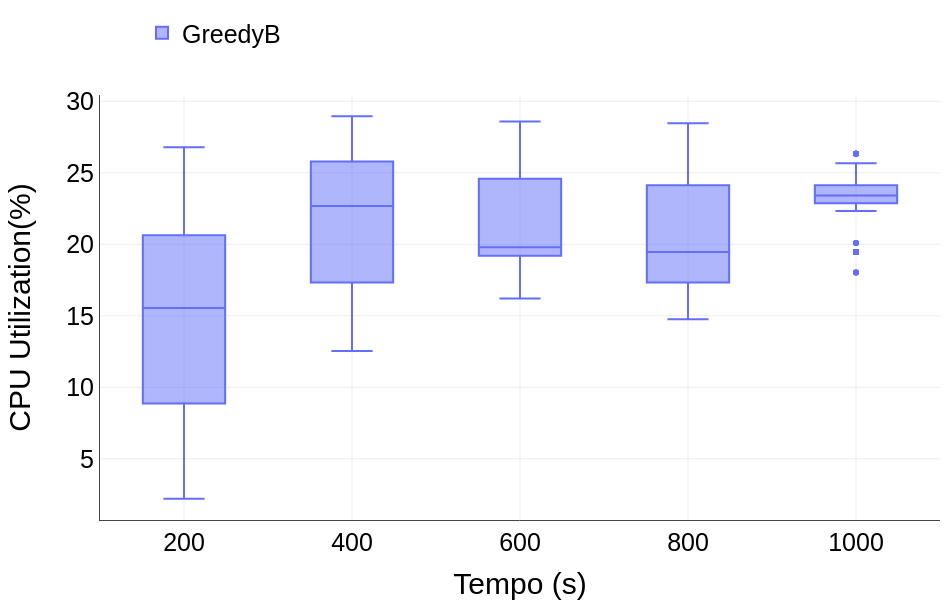
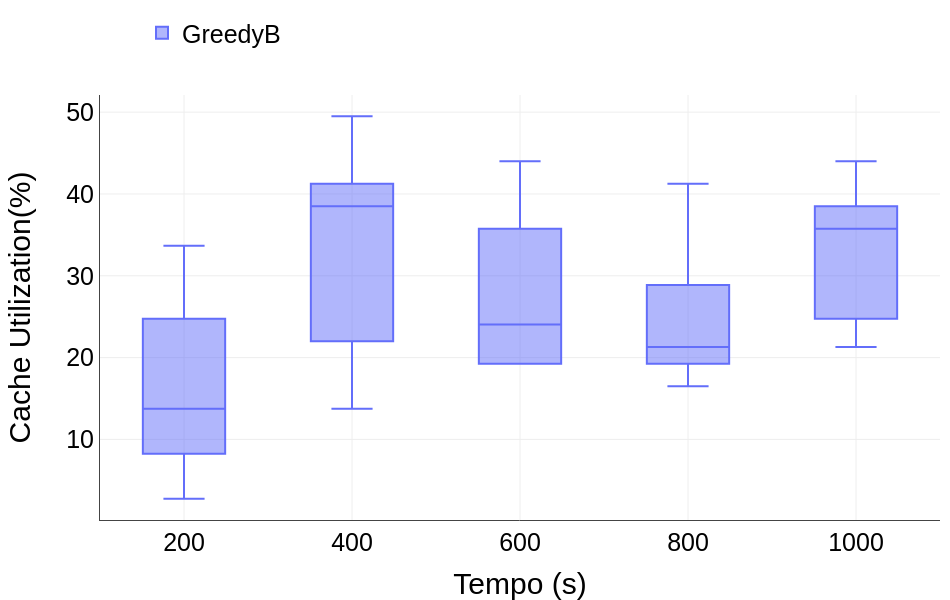
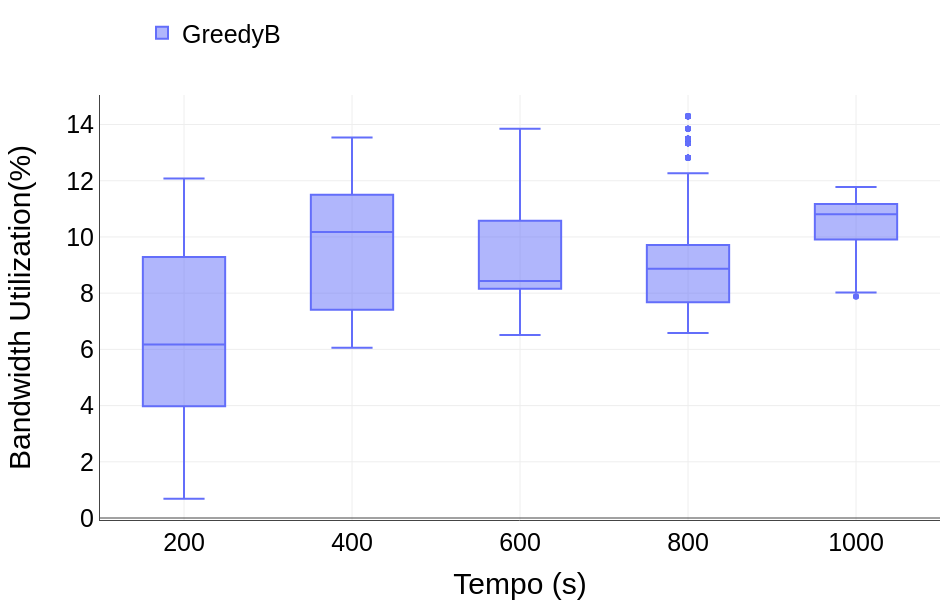
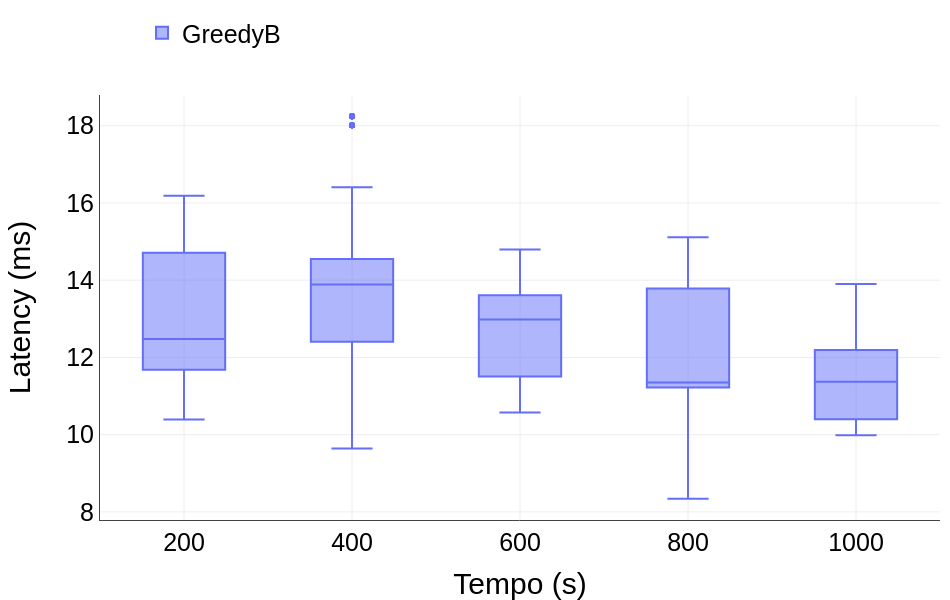

The notebook cell saved with these charts, in order:
### Code cell
# Dicionário com os títulos das métricas e os nomes das colunas correspondentes
metricas = {
    "CPU Utilization(%)": "cpu_utilization",
    "Cache Utilization(%)": "cache_utilization",
    "Bandwidth Utilization(%)": "bandwidth_utilization",
    "Latency (ms)": "latency",
    "Acceptance Ratio (%)": "success",
    "Decision Time (s)": "decision_time_ms"
}

# Nomes dos algoritmos para legendas
legendas = {
    'GreedyB': 'GreedyB',
    # 'ga': 'Genetic Algorithm',
    # 'dp': 'Dynamic Programming'
}

# Iterando sobre cada métrica para plotagem
for titulo, coluna in metricas.items():
    # Determinar se é necessário converter os valores para porcentagem
    multiplicador = 1 if "%" in titulo else 1

    # Preparando dados para a plotagem
    dados_plotagem = []
    # for alg in ['msf', 'ga', 'gr']:
    for alg in ['GreedyB', 'GreedyB', 'GreedyB']:
        dados_alg = dados_processados[alg][coluna] * multiplicador
        dados_plotagem.append(dados_alg)

    # Chamada à função de plotagem com os dados preparados
    plotly_boxplot_graph(*dados_plotagem,
                         yaxis_title=titulo,
                         linha2=legendas['GreedyB'],
                         linha3=legendas['GreedyB'],
                         linha4=legendas['GreedyB'])

### Figure 1 — Plotly figure (JSON) as saved in the notebook; plotly's stock layout.template omitted (floating-point values rounded to 4 significant figures; data arrays with more than 128 entries replaced by an {"elided": "..."} marker saying what was removed)
{"data": [{"alignmentgroup": "True", "hovertemplate": "alg=GreedyB<br>Tempo (s)=%{x}<br>CPU Utilization(%)=%{y}<extra></extra>", "legendgroup": "GreedyB", "marker": {"color": "#636efa"}, "name": "GreedyB", "notched": false, "offsetgroup": "GreedyB", "orientation": "v", "quartilemethod": "exclusive", "showlegend": true, "type": "box", "x": {"elided": "2856 int values"}, "x0": " ", "xaxis": "x", "y": {"elided": "2856 float values"}, "y0": " ", "yaxis": "y"}], "layout": {"autosize": true, "boxmode": "group", "font": {"color": "Black", "family": "Arial", "size": 25}, "height": 600, "legend": {"orientation": "h", "title": {}, "tracegroupgap": 0, "traceorder": "normal", "x": 0.05, "y": 1.2}, "margin": {"b": 80, "l": 100, "r": 10, "t": 25}, "width": 950, "xaxis": {"anchor": "y", "domain": [0, 1], "showgrid": true, "showline": true, "title": {"text": "Tempo (s)"}}, "yaxis": {"anchor": "x", "domain": [0, 1], "showgrid": true, "showline": true, "title": {"text": "CPU Utilization(%)"}}}}

### Figure 2 — Plotly figure (JSON) as saved in the notebook; plotly's stock layout.template omitted (floating-point values rounded to 4 significant figures; data arrays with more than 128 entries replaced by an {"elided": "..."} marker saying what was removed)
{"data": [{"alignmentgroup": "True", "hovertemplate": "alg=GreedyB<br>Tempo (s)=%{x}<br>Cache Utilization(%)=%{y}<extra></extra>", "legendgroup": "GreedyB", "marker": {"color": "#636efa"}, "name": "GreedyB", "notched": false, "offsetgroup": "GreedyB", "orientation": "v", "quartilemethod": "exclusive", "showlegend": true, "type": "box", "x": {"elided": "2856 int values"}, "x0": " ", "xaxis": "x", "y": {"elided": "2856 float values"}, "y0": " ", "yaxis": "y"}], "layout": {"autosize": true, "boxmode": "group", "font": {"color": "Black", "family": "Arial", "size": 25}, "height": 600, "legend": {"orientation": "h", "title": {}, "tracegroupgap": 0, "traceorder": "normal", "x": 0.05, "y": 1.2}, "margin": {"b": 80, "l": 100, "r": 10, "t": 25}, "width": 950, "xaxis": {"anchor": "y", "domain": [0, 1], "showgrid": true, "showline": true, "title": {"text": "Tempo (s)"}}, "yaxis": {"anchor": "x", "domain": [0, 1], "showgrid": true, "showline": true, "title": {"text": "Cache Utilization(%)"}}}}

### Figure 3 — Plotly figure (JSON) as saved in the notebook; plotly's stock layout.template omitted (floating-point values rounded to 4 significant figures; data arrays with more than 128 entries replaced by an {"elided": "..."} marker saying what was removed)
{"data": [{"alignmentgroup": "True", "hovertemplate": "alg=GreedyB<br>Tempo (s)=%{x}<br>Bandwidth Utilization(%)=%{y}<extra></extra>", "legendgroup": "GreedyB", "marker": {"color": "#636efa"}, "name": "GreedyB", "notched": false, "offsetgroup": "GreedyB", "orientation": "v", "quartilemethod": "exclusive", "showlegend": true, "type": "box", "x": {"elided": "2856 int values"}, "x0": " ", "xaxis": "x", "y": {"elided": "2856 float values"}, "y0": " ", "yaxis": "y"}], "layout": {"autosize": true, "boxmode": "group", "font": {"color": "Black", "family": "Arial", "size": 25}, "height": 600, "legend": {"orientation": "h", "title": {}, "tracegroupgap": 0, "traceorder": "normal", "x": 0.05, "y": 1.2}, "margin": {"b": 80, "l": 100, "r": 10, "t": 25}, "width": 950, "xaxis": {"anchor": "y", "domain": [0, 1], "showgrid": true, "showline": true, "title": {"text": "Tempo (s)"}}, "yaxis": {"anchor": "x", "domain": [0, 1], "showgrid": true, "showline": true, "title": {"text": "Bandwidth Utilization(%)"}}}}

### Figure 4 — Plotly figure (JSON) as saved in the notebook; plotly's stock layout.template omitted (floating-point values rounded to 4 significant figures; data arrays with more than 128 entries replaced by an {"elided": "..."} marker saying what was removed)
{"data": [{"alignmentgroup": "True", "hovertemplate": "alg=GreedyB<br>Tempo (s)=%{x}<br>Latency (ms)=%{y}<extra></extra>", "legendgroup": "GreedyB", "marker": {"color": "#636efa"}, "name": "GreedyB", "notched": false, "offsetgroup": "GreedyB", "orientation": "v", "quartilemethod": "exclusive", "showlegend": true, "type": "box", "x": {"elided": "2856 int values"}, "x0": " ", "xaxis": "x", "y": {"elided": "2856 float values"}, "y0": " ", "yaxis": "y"}], "layout": {"autosize": true, "boxmode": "group", "font": {"color": "Black", "family": "Arial", "size": 25}, "height": 600, "legend": {"orientation": "h", "title": {}, "tracegroupgap": 0, "traceorder": "normal", "x": 0.05, "y": 1.2}, "margin": {"b": 80, "l": 100, "r": 10, "t": 25}, "width": 950, "xaxis": {"anchor": "y", "domain": [0, 1], "showgrid": true, "showline": true, "title": {"text": "Tempo (s)"}}, "yaxis": {"anchor": "x", "domain": [0, 1], "showgrid": true, "showline": true, "title": {"text": "Latency (ms)"}}}}
